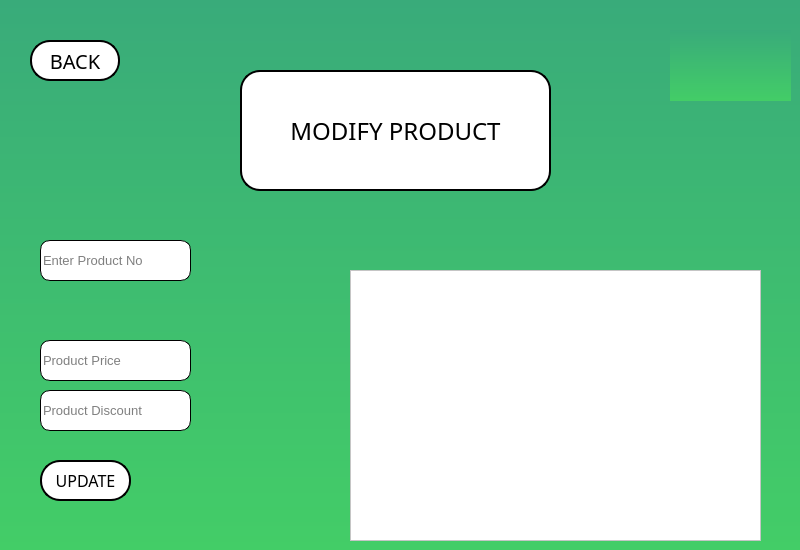
    <widget class="QWidget" name="MODIFY_P_page">
     <property name="styleSheet">
      <string notr="true">background-color: qlineargradient(spread:pad, x1:1, y1:1, x2:1, y2:0, stop:0 rgba(67, 205, 103, 255), stop:1 rgba(57, 171, 122, 255));</string>
     </property>
     <widget class="QLabel" name="MODIFY_P_page_Title">
      <property name="geometry">
       <rect>
        <x>240</x>
        <y>70</y>
        <width>311</width>
        <height>121</height>
       </rect>
      </property>
      <property name="font">
       <font>
        <family>Fugaz One</family>
        <pointsize>18</pointsize>
       </font>
      </property>
      <property name="styleSheet">
       <string notr="true">background-color: rgb(255, 255, 255);
color: rgb(0, 0, 0);
border-style: solid;
border-color: black;
border-width: 2px;
border-radius: 20px;</string>
      </property>
      <property name="text">
       <string>MODIFY PRODUCT</string>
      </property>
      <property name="alignment">
       <set>Qt::AlignCenter</set>
      </property>
     </widget>
     <widget class="QPushButton" name="MODIFY_P_page_back">
      <property name="geometry">
       <rect>
        <x>30</x>
        <y>40</y>
        <width>90</width>
        <height>41</height>
       </rect>
      </property>
      <property name="font">
       <font>
        <family>Fugaz One</family>
        <pointsize>15</pointsize>
       </font>
      </property>
      <property name="styleSheet">
       <string notr="true">
QPushButton#MODIFY_P_page_back {
     background-color:  rgb(255, 255, 255);
	color: rgb(0, 0, 0);
	border-style: solid;
	border-color: black;
	border-width: 2px;
	border-radius: 20px;
 }


 QPushButton#MODIFY_P_page_back:pressed {
     background-color:  rgb(169,169,169) ; 
	color:rgb(0, 0, 0);
	border-style: solid;
	border-color: black;
	border-width: 5px;
	border-radius: 30px;
 }
 QPushButton#MODIFY_P_page_back:hover {
     background-color: rgb(211,211,211);
	color: rgb(0, 0, 0);
	border-style: solid;
	border-color: black;
	border-width: 2px;
	border-radius: 20px;
	transition: 2s;
 }
</string>
      </property>
      <property name="text">
       <string>BACK</string>
      </property>
     </widget>
     <widget class="QLabel" name="label_10">
      <property name="geometry">
       <rect>
        <x>670</x>
        <y>30</y>
        <width>121</width>
        <height>71</height>
       </rect>
      </property>
      <property name="font">
       <font>
        <family>Fugaz One</family>
        <pointsize>50</pointsize>
       </font>
      </property>
      <property name="styleSheet">
       <string notr="true"/>
      </property>
      <property name="text">
       <string/>
      </property>
      <property name="pixmap">
       <pixmap resource="Resource.qrc">:/Resource/IMG/LOGO.png</pixmap>
      </property>
      <property name="scaledContents">
       <bool>true</bool>
      </property>
      <property name="alignment">
       <set>Qt::AlignCenter</set>
      </property>
     </widget>
     <widget class="QLineEdit" name="MODIFY_P_page_input_discount">
      <property name="geometry">
       <rect>
        <x>40</x>
        <y>390</y>
        <width>151</width>
        <height>41</height>
       </rect>
      </property>
      <property name="font">
       <font>
        <pointsize>10</pointsize>
       </font>
      </property>
      <property name="styleSheet">
       <string notr="true">background-color: rgb(255, 255, 255);
color: rgb(0, 0, 0);
border-style: solid;
border-color: black;
border-width: 1px;
border-radius: 10px;</string>
      </property>
      <property name="placeholderText">
       <string notr="true">Product Discount</string>
      </property>
     </widget>
     <widget class="QLineEdit" name="MODIFY_P_page_input_price">
      <property name="geometry">
       <rect>
        <x>40</x>
        <y>340</y>
        <width>151</width>
        <height>41</height>
       </rect>
      </property>
      <property name="font">
       <font>
        <pointsize>10</pointsize>
       </font>
      </property>
      <property name="styleSheet">
       <string notr="true">background-color: rgb(255, 255, 255);
color: rgb(0, 0, 0);
border-style: solid;
border-color: black;
border-width: 1px;
border-radius: 10px;</string>
      </property>
      <property name="placeholderText">
       <string notr="true">Product Price</string>
      </property>
     </widget>
     <widget class="QLineEdit" name="MODIFY_P_page_input_no">
      <property name="geometry">
       <rect>
        <x>40</x>
        <y>240</y>
        <width>151</width>
        <height>41</height>
       </rect>
      </property>
      <property name="font">
       <font>
        <pointsize>10</pointsize>
       </font>
      </property>
      <property name="styleSheet">
       <string notr="true">background-color: rgb(255, 255, 255);
color: rgb(0, 0, 0);
border-style: solid;
border-color: black;
border-width: 1px;
border-radius: 10px;</string>
      </property>
      <property name="placeholderText">
       <string>Enter Product No</string>
      </property>
     </widget>
     <widget class="QPushButton" name="MODIFY_P_page_btn">
      <property name="geometry">
       <rect>
        <x>40</x>
        <y>460</y>
        <width>91</width>
        <height>41</height>
       </rect>
      </property>
      <property name="font">
       <font>
        <family>Fugaz One</family>
        <pointsize>12</pointsize>
       </font>
      </property>
      <property name="styleSheet">
       <string notr="true">
QPushButton#MODIFY_P_page_btn {
     background-color:  rgb(255, 255, 255);
	color: rgb(0, 0, 0);
	border-style: solid;
	border-color: black;
	border-width: 2px;
	border-radius: 20px;
 }


 QPushButton#MODIFY_P_page_btn:pressed {
     background-color:  rgb(169,169,169) ; 
	color:rgb(0, 0, 0);
	border-style: solid;
	border-color: black;
	border-width: 5px;
	border-radius: 30px;
 }
 QPushButton#MODIFY_P_page_btn:hover {
     background-color: rgb(211,211,211);
	color: rgb(0, 0, 0);
	border-style: solid;
	border-color: black;
	border-width: 2px;
	border-radius: 20px;
	transition: 2s;
 }
</string>
      </property>
      <property name="text">
       <string>UPDATE</string>
      </property>
     </widget>
     <widget class="QTableView" name="MODIFY_P_page_table">
      <property name="geometry">
       <rect>
        <x>350</x>
        <y>270</y>
        <width>411</width>
        <height>271</height>
       </rect>
      </property>
      <property name="font">
       <font>
        <pointsize>10</pointsize>
        <weight>75</weight>
        <bold>true</bold>
       </font>
      </property>
      <property name="styleSheet">
       <string notr="true">background-color: rgb(255, 255, 255);
color: rgb(0, 0, 0);
</string>
      </property>
     </widget>
    </widget>
